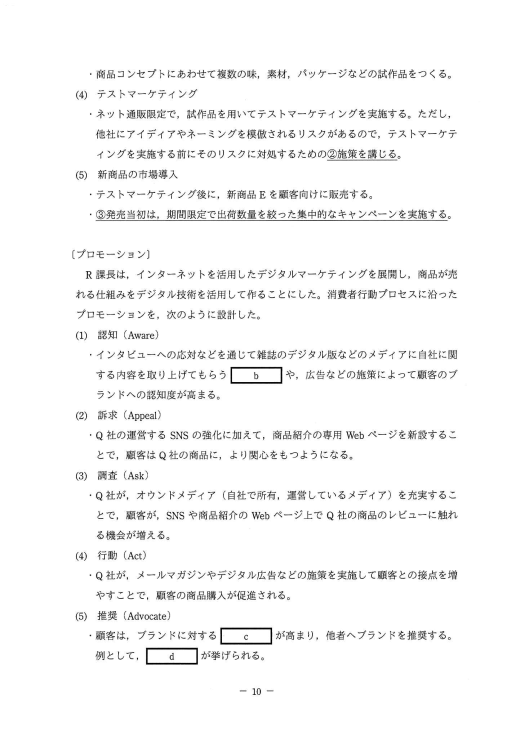
#> input picture assets/written/ap-r03a-source/question-p10.png, 1032 x 1459 px, given in place of question-p07.png, which was not available (shown at 1/2 size)
$ python case1.py
#> lines starting #> are read from the running program, lines starting #| are printed output that depends on the picture; pictures that were not available may be replaced by others from this repository, and a replacement may not be noted
### content/ap/written-drafts/2024/author-spring-1-6/author.py
from pathlib import Path
import json,hashlib
from PIL import Image
ROOT=Path('/workspace/ap-study-written-2024'); DEST=ROOT/'content/ap/written-drafts/2024/author-spring-1-6'; AUTHOR='/root/author_2024_spring_1_6'
def digest(p):return hashlib.sha256((ROOT/p).read_bytes()).hexdigest()
def save(c):
 c['author']=AUTHOR;c['authoringStatus']='awaiting-independent-review';c['status']='draft';c['qualificationId']='ap';c['examPartId']='written';c['version']=1;c['sourceKind']='official';c['bodyFormat']='hitomon-markdown-math-v1';c['rubricNotice']='確認ポイントは学習用に独自作成したものです。IPAの公式配点・部分点基準ではありません。'
 c['sourceImages']=[f"assets/written/{c['id']}/question-p{n:02}.png" for n in c['sourcePages']]
 c['imageSizes']={p:dict(zip(['width','height'],Image.open(ROOT/p).size)) for p in c['sourceImages']}
 c['source']=f"IPA 令和6年度春期 応用情報技術者試験 午後 問{c['id'].split('pm')[-1]}"
 c['sourceRefs']=['https://www.ipa.go.jp/shiken/mondai-kaiotu/2024r06.html']+[f'https://www.ipa.go.jp/shiken/mondai-kaiotu/m42obm000000afqx-att/2024r06h_ap_pm_{k}.pdf' for k in ['qs','ans','cmnt']]
 c.setdefault('bodyFigures',[]);c.setdefault('bodyRefs',{})
 for i in c['items']:
  i.setdefault('bodyRefs',[]);i.setdefault('sourcePages',c['sourcePages'])
  for f in i['fields']:
   if f['type']!='singleChoice':
    f.setdefault('maxLength',2000)
    if f['maxLength']==2000:f.setdefault('constraints',[]).append('原問に字数指定なし。2000字はアプリ入力上限。')
   f.setdefault('evidence',{'questionPages':i['sourcePages'],'officialAnswerPage':1 if int(c['id'][-1])<3 else 2 if int(c['id'][-1])<5 else 3,'officialCommentaryPage':1 if int(c['id'][-1])<5 else 2})
 (DEST/(c['id']+'.json')).write_text(json.dumps(c,ensure_ascii=False,indent=2)+'\n')
 return c

def field(id,label,answer,explanation,rubric,type='shortText',maxLength=None,choices=None,constraints=None,method=None):
 f=dict(id=id,label=label,type=type,referenceAnswers=answer if isinstance(answer,list) else [answer],explanation=explanation,rubric=rubric if isinstance(rubric,list) else [rubric],grading={'method':method or ('self' if type=='freeText' else 'exactText')})
 if maxLength is not None:f['maxLength']=maxLength
 if constraints:f['constraints']=constraints
 if choices is not None:
  f['choices']=[dict(id=chr(97+n),label=label,text=text) for n,(label,text) in enumerate(choices)];f['selection']={'mode':'exact','count':1}
 return f

def item(id,label,prompt,fields,pages=None,refs=None):
 i=dict(id=id,label=label,prompt=prompt,fields=fields)
 if pages:i['sourcePages']=pages
 if refs:i['bodyRefs']=refs
 return i

def crop(case,n,name,box,caption,anchor=None):
#> called with case = 'ap-r06h-pm1', n = 7, name = 'figure-1', box = (123, 472, 923, 816), caption = '図1 Q社のネットワーク構成（抜粋）'
 src=f'assets/written/{case}/question-p{n:02}.png';dest=f'assets/written/{case}/{name}.png';Image.open(ROOT/src).crop(box).save(ROOT/dest)
#> after `src = f'assets/written/{case}/question-p{n:02}.png'`:
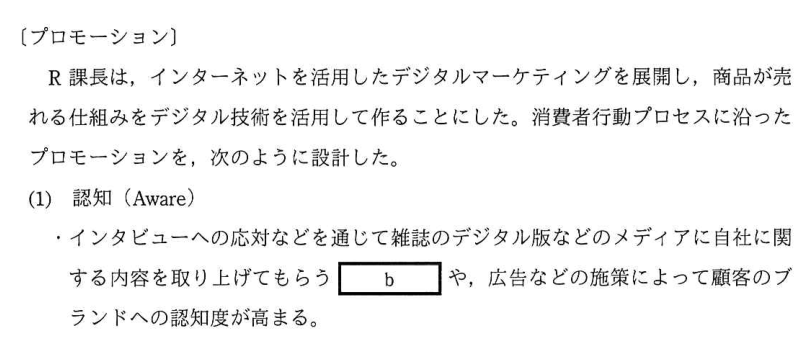
#> saved as figure-1.png: PIL image 800x344 RGB; min 0, max 255, mean 243.1
 evidence_path=DEST/'crops.json';e=json.loads(evidence_path.read_text()) if evidence_path.exists() else {};e[dest]={'source':src,'rectangle':list(box),'sha256':digest(dest),'sourceSHA256':digest(src)};evidence_path.write_text(json.dumps(e,ensure_ascii=False,indent=2)+'\n')
 return dict(id=name,image=dest,caption=caption,sourcePage=n,placement='replace-caption',anchor=anchor or caption,alt=caption+'。原本の図形・結線・ラベル・注記を保持。')

### content/ap/written-drafts/2024/author-spring-1-6/case1.py
from author import *
c={'id':'ap-r06h-pm1','topicId':'security','title':'リモート環境のセキュリティ対策','sourcePages':list(range(7,12)), 'body':'''次の問1は必須問題です。必ず解答してください。

問1 リモート環境のセキュリティ対策に関する次の記述を読んで，設問に答えよ。

Q社は，首都圏で複数の学習塾を経営する会社であり，各学習塾で対面授業を行っている。生徒及び生徒の保護者からはリモートでも受講が可能なハイブリッド型授業の導入要望があり，Q社の従業員からはテレワーク勤務の導入要望がある。

［Q社の現状のネットワーク構成］

Q社のネットワーク構成（抜粋）を図1に示す。

図1 Q社のネットワーク構成（抜粋）

［Q社の現状のセキュリティ対策］

Q社のセキュリティ対策は次のとおりである。

・パケットフィルタリングポリシーに従った通信だけをFWで許可し，その他の通信を遮断している。

・業務上必要なサイトのURL情報を基に，URLフィルタリングを行うソフトウェアをプロキシサーバに導入して，業務上不要なサイトへの接続を禁止している。

・PC及びサーバ機器には，外部媒体の使用ができない設定をした上で，マルウェア対策ソフトを導入して，マルウェア感染対策を行っている。

・PC，ネットワーク機器及びサーバ機器には，脆弱性に対応する修正プログラム（以下，セキュリティパッチという）を定期的に確認した後，適用する方法で，脆弱性対策を行っている。

［Q社の現状のセキュリティ対策に関する課題］

・ネットワーク機器及びサーバ機器のEOL（End Of Life）時期が近づいており，機器の更新が必要である。

・セキュリティパッチが提供されているかの調査及び適用してよいかの判断に時間が掛かることがある。

・ルータとFWを利用した++①境界型防御++によるセキュリティ対策では，防御しきれない攻撃がある。

・セキュリティインシデントの発生を，迅速に検知する仕組みがない。

Q社では，ハイブリッド型授業とテレワーク勤務が行えるリモート環境を実現し，Q社のセキュリティに関する課題を解決する新たな環境を，クラウドサービスを利用して構築することになり，情報システム部のR課長が担当することになった。

［リモート環境の構築方針］

R課長は，境界型防御の環境に代えて，いかなる通信も信頼しないという［a］の考え方に基づくリモート環境を構築することにした。

R課長は，リモート環境について次の構築方針を立てた。

・クラウドサービスへの移行に伴い，ネットワーク機器及びサーバ機器は廃棄し，今後のQ社としてのEOL対応を不要とする。

・++②課題となっている作業++を不要にするために，クラウドサービスはSaaS型を利用する。

・セキュリティインシデントの発生を迅速に検知する仕組みを導入する。

・従業員にモバイルルータとセキュリティ対策を実施したノートPC（以下，貸与PCという）を貸与する。今後は，本社，学習塾及びテレワークでの全ての業務において，貸与PCとモバイルルータを使用してクラウドサービスを利用する。

・貸与PCから業務上不要なサイトへの接続は禁止とする。

・生徒は，自宅などのPC（以下，自宅PCという）からクラウドサービスを利用してリモートでも授業を受講できる。

［リモート環境構築案の検討］

R課長はリモート環境の構築方針を部下のS君に説明し，構築する環境の検討を指示した。

S君はリモート環境構築案を検討した。

・リモート環境の構築には，T社クラウドサービスを利用する。

・貸与PCからWebサイトを閲覧する際は，++③プロキシを経由する++。

・貸与PCからインターネットを経由して接続するWeb会議，オンラインストレージ及び電子メール（以下，メールという）を利用することで，Q社の業務及びリモートでの授業を行う。

・貸与PCからT社クラウドサービスへのログインは，ログインを集約管理するクラウドサービスであるIDaaS（Identity as a Service）を利用する。従業員はIDとパスワードを用いてシングルサインオンで接続してクラウドサービスを利用する。

・++④SIEM（Security Information and Event Management）の導入++と，アラート発生時に対応する体制の構築を行う。

・貸与PCには，マルウェア対策ソフトを導入し，外部媒体が使用できない設定を行う。また，++⑤紛失時の情報漏えいリスクを低減する対策をとる++。

・生徒は，自宅PCからインターネット経由で，Web会議に接続して，リモートで授業を受講できる。

S君が検討したリモート環境構築案（抜粋）を図2に示す。

図2 リモート環境構築案（抜粋）

［構築案への指摘と追加対策の検討］

S君は検討した構築案についてR課長に説明した。すると，セキュリティ対策の不足に起因するセキュリティインシデントの発生を懸念したR課長は，“［a］では，クラウドサービスにアクセスする通信を信頼せずセキュリティ対策を行う必要があるので，エンドポイントである貸与PCと自宅PCに対する攻撃への対策及びクラウドサービスのユーザー認証を強化する対策が必要である。追加の対策を検討するように。”と指摘した。

R課長が懸念したセキュリティインシデント（抜粋）を表1に示す。

表1 R課長が懸念したセキュリティインシデント（抜粋）

| 項番 | 分類 | セキュリティインシデント |
| --- | --- | --- |
| 1 | 貸与PC | ゼロデイ攻撃によるマルウェア感染 |
| 2 | 貸与PC | ファイルレスマルウェア攻撃によるマルウェア感染 |
| 3 | 自宅PC | マルウェア感染した自宅PCからWeb会議への不正アクセス |
| 4 | クラウドサービスのユーザー認証 | 不正ログインによる情報漏えい |

S君は，R課長の指摘に対して，表1のセキュリティインシデントに対応した次の対策を追加することにした。

・項番1，2の対策として，貸与PCに++⑥EDR（Endpoint Detection and Response）ソフトを導入する++。

・項番3の対策として，T社クラウドサービスは不正アクセス及びマルウェア感染の対策がとられていることを確認した。

・項番4の対策として，知識情報であるIDとパスワードによる認証に加えて，所持情報である従業員のスマートフォンにインストールしたアプリケーションソフトウェアに送信されるワンタイムパスワードを組み合わせて認証を行う，［b］を採用する。

S君は，これらの対策を追加した構築案をR課長に報告し，構築案は了承された。'''}
c['bodyFigures']=[crop(c['id'],7,'figure-1',(123,472,923,816),'図1 Q社のネットワーク構成（抜粋）'),crop(c['id'],9,'figure-2',(176,844,881,1034),'図2 リモート環境構築案（抜粋）')]
#> call 2 of crop, with case = 'ap-r06h-pm1', n = 9, name = 'figure-2', box = (176, 844, 881, 1034), caption = '図2 リモート環境構築案（抜粋）'
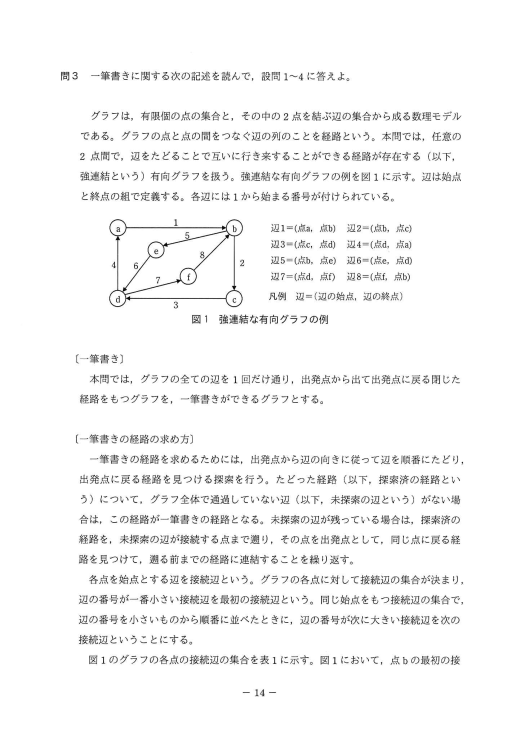
#> input picture assets/written/ap-r03a-source/question-p14.png, 1032 x 1459 px, given in place of question-p09.png, which was not available (shown at 1/2 size)
#> in crop (call 2), `src = f'assets/written/{case}/question-p{n:02}.png'`:
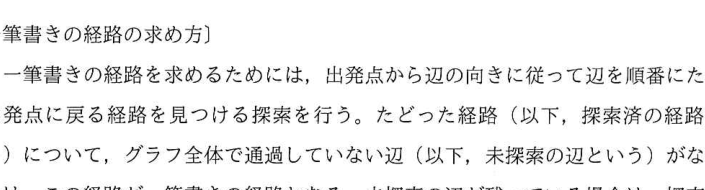
#> saved as figure-2.png: PIL image 705x190 RGB; min 0, max 255, mean 239.4
c['bodyRefs']={f'underline-{n}':{'sourcePages':[8 if n<3 else 9 if n<6 else 10],'text':t} for n,t in enumerate(['①境界型防御','②課題となっている作業','③プロキシを経由する','④SIEM（Security Information and Event Management）の導入','⑤紛失時の情報漏えいリスクを低減する対策をとる','⑥EDR（Endpoint Detection and Response）ソフトを導入する'],1)}
c['bodyRefs'].update({'blank-a':{'sourcePages':[8,9],'text':'［a］'},'blank-b':{'sourcePages':[10],'text':'［b］'},'table-1':{'sourcePages':[10],'anchor':'表1 R課長が懸念したセキュリティインシデント（抜粋）'}})
ch1=list(zip('アイウエ',['システム管理者による内部犯行','パケットフィルタリングのポリシーで許可していない通信による，内部ネットワークへの侵入','標的型メール攻撃での，添付ファイル開封による未知のマルウェア感染','ルータの脆弱性を利用した，インターネット接続の切断']))
ch4=list(zip('アイウエ',['貸与PCをネットワークから遮断し，不審なプロセスを終了する。','登録された振る舞いを行うマルウェアの侵入を防御する。','登録した機密情報の外部へのデータ送信をブロックする。','パターン情報に登録されているマルウェアの侵入を防御する。']))
c['items']=[item('q1','設問1','本文中の下線①について，++防御できる++攻撃を解答群の中から選び，記号で答えよ。',[field('answer','記号','イ','FWが許可しない通信を遮断することが境界型防御の直接の効果である。内部犯行，許可されたメール経由の未知のマルウェア，ルータ自体の脆弱性は，通信境界の制御だけでは防ぎ切れない。','境界での通信許可・遮断という機能に対応する選択肢を選ぶ。',type='singleChoice',choices=ch1)],[8,10],['underline-1']),
item('q2-1','設問2(1)','［リモート環境の構築方針］について答えよ。\n本文中の［a］に入れる適切な字句を6字で答えよ。',[field('a','a','ゼロトラスト','内部・外部の別で通信を信頼せず，アクセスごとに検証する考え方がゼロトラストである。クラウド移行と端末・認証の対策を関連付けて理解する。','いかなる通信も信頼しないという本文の定義から名称を答える。',maxLength=6,constraints=['6字で答える。'])],[8,11],['blank-a']),
item('q2-2','設問2(2)','［リモート環境の構築方針］について答えよ。\n本文中の下線②について，課題となっている作業を25字以内で答えよ。',[field('answer','作業','セキュリティパッチ提供の調査及び適用の判断','課題欄ではパッチの提供状況の調査と適用可否の判断に時間が掛かるとされる。SaaSではサービス提供者が基盤やソフトウェアを管理するため，Q社自身のこれらの作業を不要にする方針と対応する。','パッチ提供の調査と適用判断の両方を述べる。',type='freeText',maxLength=25)],[8,11],['underline-2']),
item('q3-1','設問3(1)','［リモート環境構築案の検討］について答えよ。\n本文中の下線③で実現すべきセキュリティ対策を，本文中の字句を用いて15字以内で答えよ。',[field('answer','対策',['URLフィルタリング','業務上不要なサイトへの接続禁止'],'従来のプロキシはURL情報に基づいて業務上不要なサイトを遮断していた。新環境の貸与PCにも同じ接続禁止の方針があり，クラウドのプロキシでURLフィルタリングを実現する。','本文に示されたURLフィルタリングまたは不要サイトへの接続禁止を答える。',type='freeText',maxLength=15,constraints=['本文中の字句を用いる。'])],[7,8,9,11],['underline-3']),
item('q3-2','設問3(2)','［リモート環境構築案の検討］について答えよ。\n本文中の下線④を導入した目的を，［Q社の現状のセキュリティ対策に関する課題］と［リモート環境の構築方針］とを考慮して30字以内で答えよ。',[field('answer','目的','セキュリティインシデントの発生を迅速に検知するため','SIEMは様々な機器のログを集約し，相関分析によって異常の兆候を検知する。本文の課題は迅速な検知の仕組みがないことであり，単なるログ保存ではなくインシデントを迅速に検知する目的を答える。','課題と構築方針に共通する「セキュリティインシデントの迅速な検知」を述べる。',type='freeText',maxLength=30)],[8,9,11],['underline-4']),
item('q3-3','設問3(3)','［リモート環境構築案の検討］について答えよ。\n本文中の下線⑤について，対策として適切なものを解答群の中から++全て++選び，記号で答えよ。\n\n解答群\nア 貸与PCのストレージ全体を暗号化する。\nイ 貸与PCのモニターにのぞき見防止フィルムを貼付する。\nウ リモートロック及びリモートワイプの機能を導入する。',[field('answer','全ての記号','ア，ウ','ストレージ暗号化は紛失端末からのデータ読出しを防ぎ，リモートロック・ワイプは第三者による利用や保存情報の残存を抑える。のぞき見防止フィルムは使用中の画面を保護するもので，紛失端末の情報保護には対応しない。',['アとウの両方を挙げ，イを含めない。','順不同の複数選択なので全体を自己評価する。'],type='freeText',maxLength=20,constraints=['全て選び，記号で答える。順不同。'])],[9,11],['underline-5']),
item('q4-1','設問4(1)','［構築案への指摘と追加対策の検討］について答えよ。\n本文中の下線⑥について，表1の項番1，2のセキュリティインシデントが発生した場合のEDRソフトの動作として適切なものを解答群の中から選び，記号で答えよ。',[field('answer','記号','ア','EDRは侵入後の端末上の不審な動作を検知して対応する。未知の攻撃やファイルレス攻撃が発生した場合，端末のネットワーク隔離と不審プロセスの終了で拡大を抑える。既知パターンによる侵入防御や機密情報の送信制御とは役割が異なる。','感染発生後の端末での検知・隔離・対処に着目する。',type='singleChoice',choices=ch4)],[10,11],['underline-6','table-1']),
item('q4-2','設問4(2)','［構築案への指摘と追加対策の検討］について答えよ。\n本文中の［b］に入れる適切な字句を5字で答えよ。',[field('b','b',['多要素認証','2要素認証','多段階認証','2段階認証'],'知識情報のパスワードに，所持情報であるスマートフォンへのワンタイムパスワードを組み合わせているため，多要素認証に該当する。公式解答は2要素認証も正答とし，多段階認証・2段階認証も可としている。','知識と所持という異なる要素を組み合わせた認証を5字で答える。',maxLength=5,constraints=['5字で答える。'])],[10,11],['blank-b'])]
#> (the run stopped early here; a loop or call above may not have finished)
